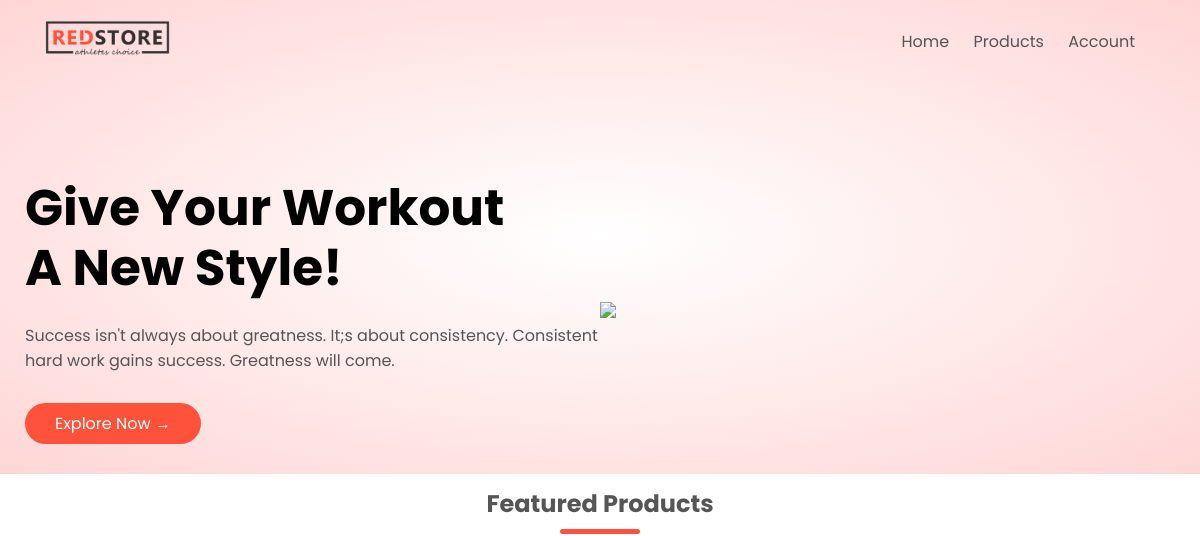
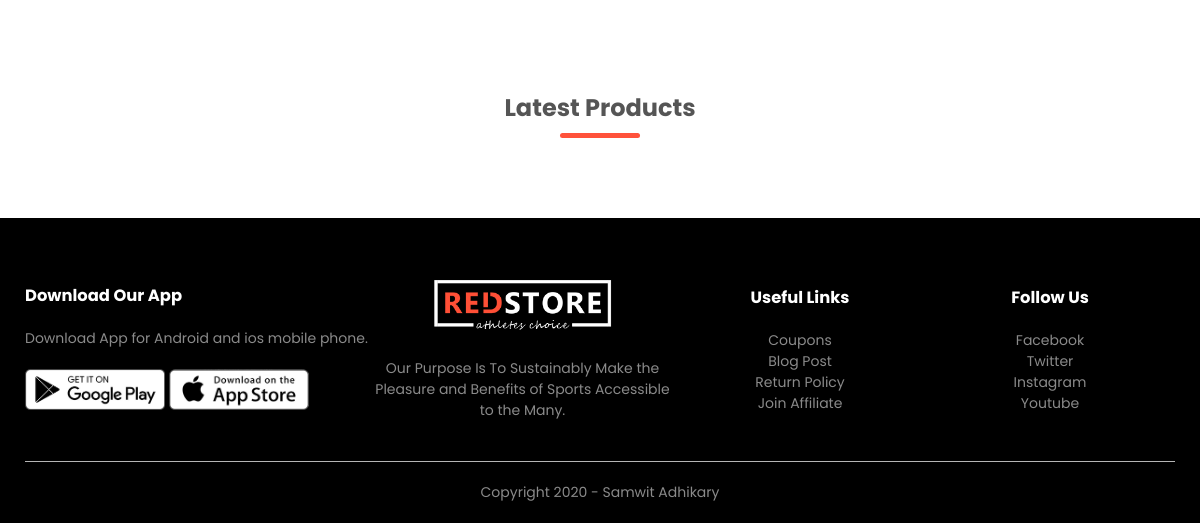
The app's page /, older data (2 pictures, top to bottom).
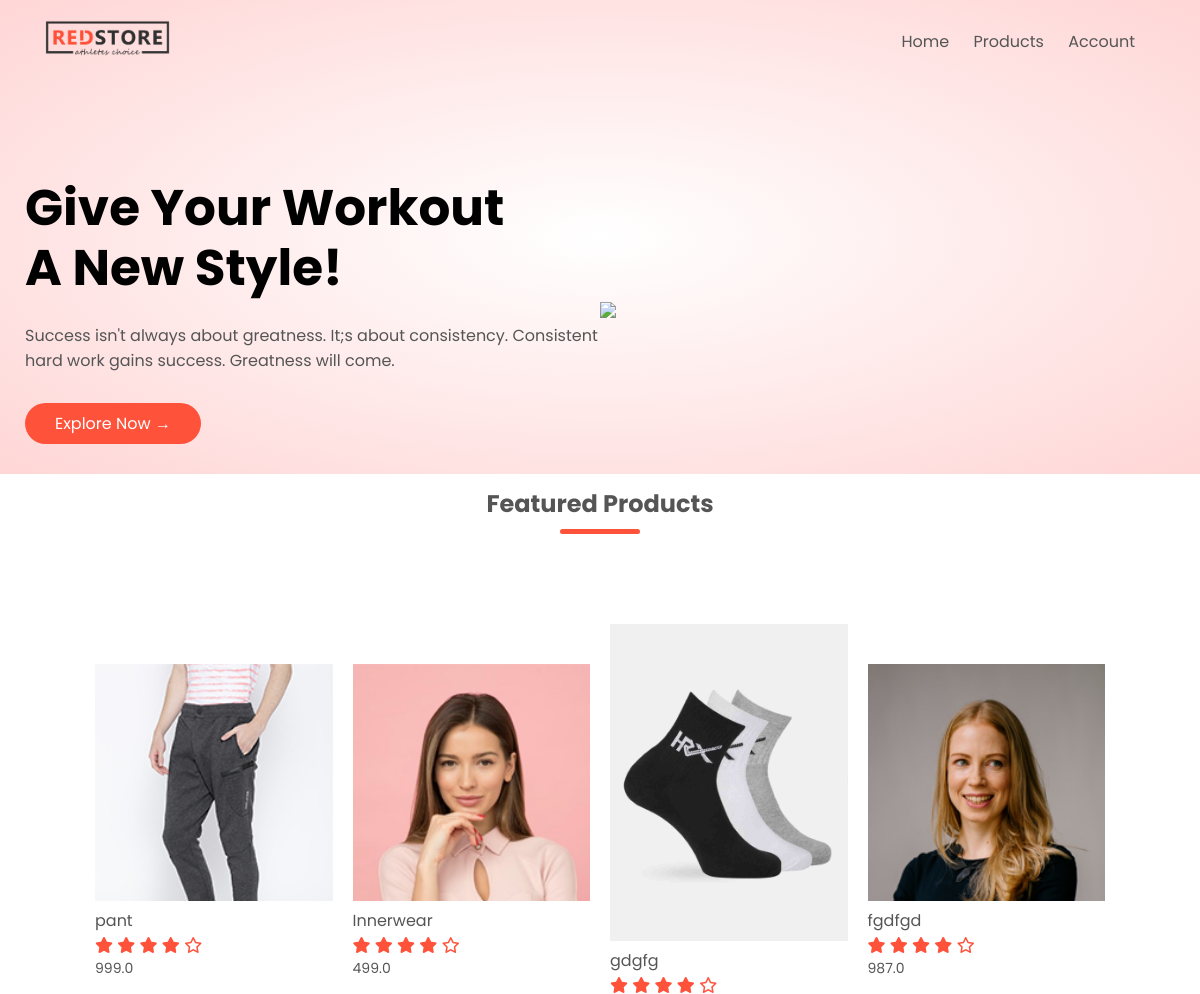
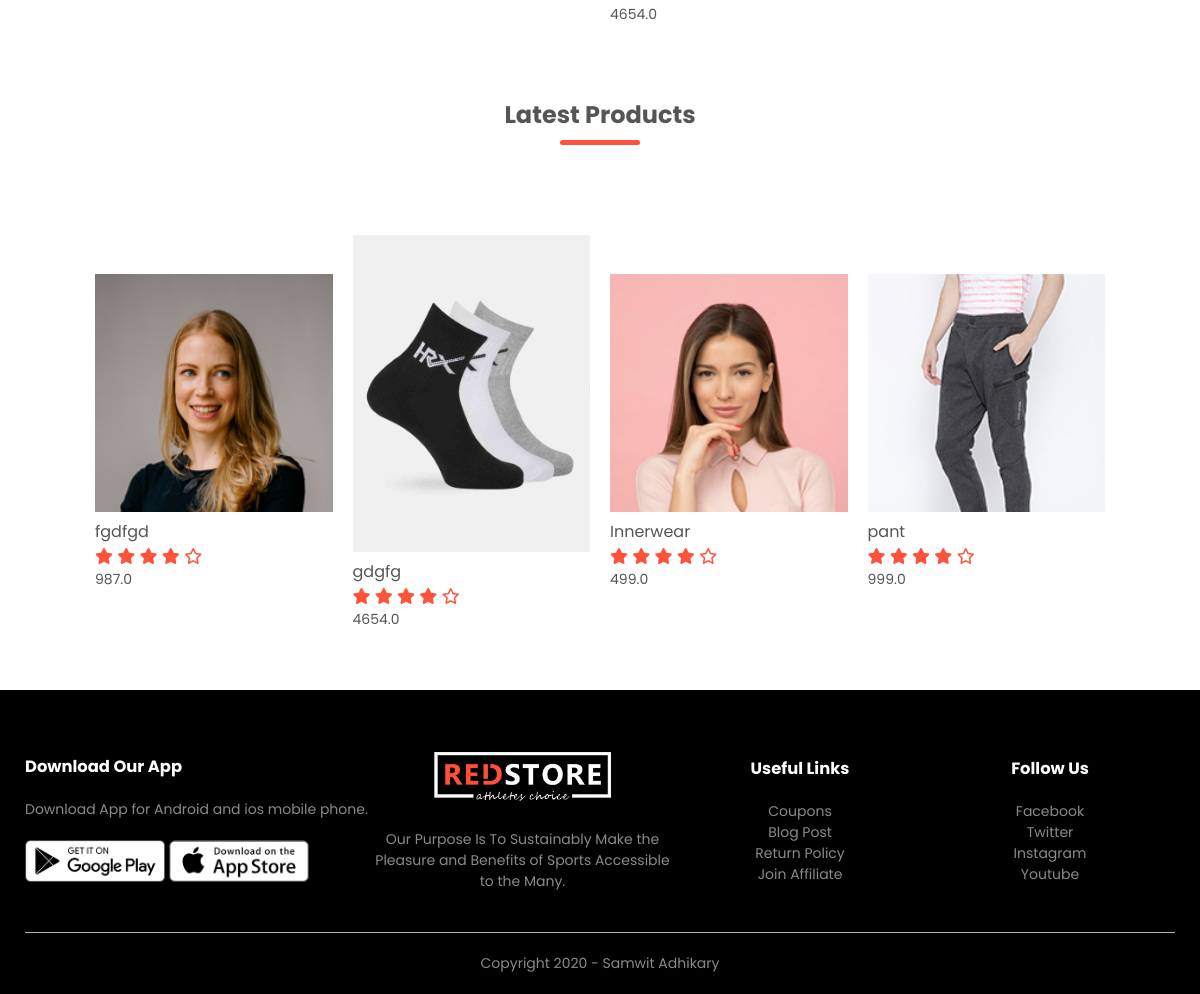
The same page, newer data (2 pictures, top to bottom).
### products/models.py (models this page shows, shortened)
class Product(models.Model):
    LIVE=1
    DELETE=0
    DELETE_CHOICES=((LIVE,'live'),(DELETE,'delete'))
    title=models.CharField(max_length=200)
    price=models.FloatField()
    description=models.TextField()
    image=models.ImageField(upload_to='media/')
    priority=models.IntegerField(default=0)
    delete_status=models.IntegerField(choices=DELETE_CHOICES,default=LIVE)
    created_at=models.DateTimeField(auto_now_add=True)
    updated_at=models.DateTimeField(auto_now=True)

### products/views.py (the view)
# urls.py: path('',views.index,name='home'),
def index(request):
    featured_product=Product.objects.order_by('priority')[:4]
    latest_product=Product.objects.order_by('-id')[:4]
    context={
        'featured_product':featured_product,
        'latest_product':latest_product
    }
    return render(request,'index.html',context)

### templates/index.html
{% extends 'blank_layout.html' %}
{% block banner %}
{% include 'banner_layout.html' %}
{% endblock banner %}
{% block content %}
{% include 'home_page_content.html' %}
{% endblock content %}

### templates/home_page_content.html
{% load static %}
    <div class="small-container">
        <h2 class="title">Featured Products</h2>
        <div class="row">
            {% for product in featured_product %}
            <div class="col-4">
                <a href="{% url 'detail_product' product.id %}"><img src="{{ product.image.url }}"></a>
                <h4>{{ product.title }}</h4>
                <div class="rating">
                    <i class="fa fa-star"></i>
                    <i class="fa fa-star"></i>
                    <i class="fa fa-star"></i>
                    <i class="fa fa-star"></i>
                    <i class="fa fa-star-o"></i>
                </div>
                <p>{{ product.price }}</p>
            </div>
            {% endfor %}
        </div>
        <h2 class="title">Latest Products</h2>
        <div class="row">
            {% for product in latest_product %}
            <div class="col-4">
                <a href="{% url 'detail_product' product.id %}"><img src="{{ product.image.url }}"></a>
                <h4>{{ product.title }}</h4>
                <div class="rating">
                    <i class="fa fa-star"></i>
                    <i class="fa fa-star"></i>
                    <i class="fa fa-star"></i>
                    <i class="fa fa-star"></i>
                    <i class="fa fa-star-o"></i>
                </div>
                <p>{{ product.price }}</p>
            </div>
            {% endfor %}
        </div>
    </div>

Row changes from the older to the newer data that the page shows:
added Product: image (picture), title "pant", price "999.0"
added Product: image (picture), title "Innerwear", price "499.0"
added Product: image (picture), title "gdgfg", price "4654.0"
added Product: image (picture), title "fgdfgd", price "987.0"
